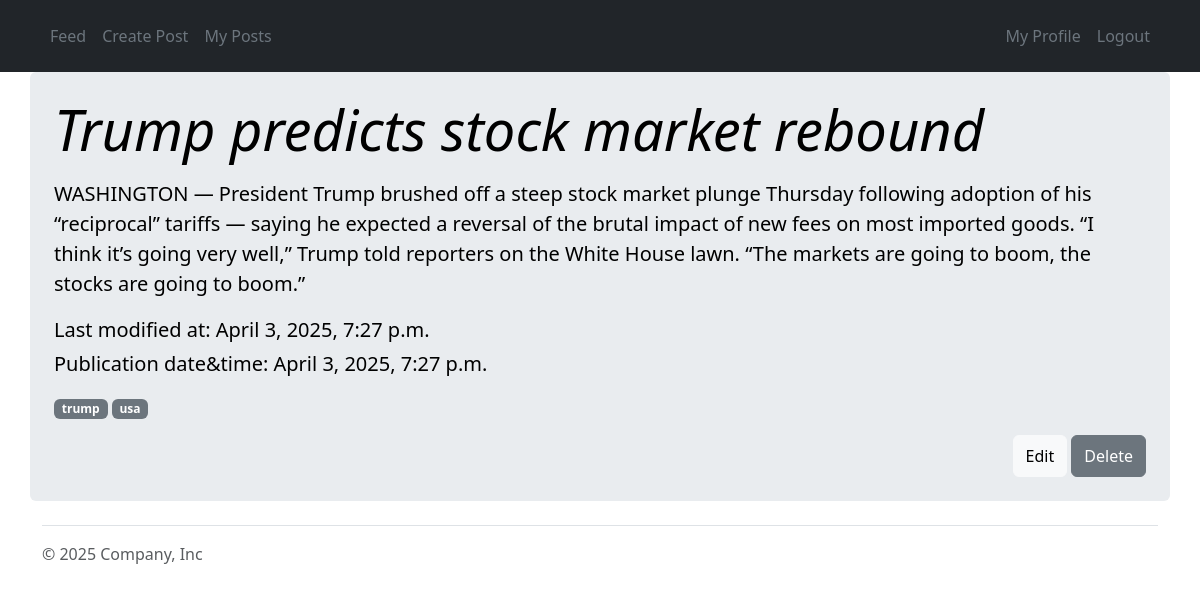
The app's page /vlad/1/ (signed in) with its own data.
### blog/models.py (models this page shows, shortened)
class Post(models.Model):
    title: str = models.CharField(max_length=50)
    plot: str = models.TextField(null=False, blank=False)
    tag: TaggableManager = TaggableManager()
    user: models.ForeignKey = models.ForeignKey(BlogUser, on_delete=models.DO_NOTHING, related_name="posts")
    category: models.ManyToManyField = models.ManyToManyField(Category, related_name="posts")
    is_active: bool = models.BooleanField(default=True)
    created_datetime: models.DateTimeField = models.DateTimeField(auto_now_add=True)
    modified_datetime: models.DateTimeField = models.DateTimeField(auto_now=True)

### blog/views.py (the view)
# urls.py: path("<str:username>/<int:id>/", views.post_detail, name="post_details"),
@ratelimit(key='ip', rate='10/m', method='GET', block=True)
@login_required
def post_detail(request: Any, username: str, id: int) -> HttpResponse:
    post = Post.objects.get(id=id)
    return render(request, "blog/post_details.html", {"post": post, "username": username})

### templates/blog/post_details.html (shortened to what this page needs)
{% extends "blog/base.html" %}
{% block custom_list %}
    {% if user.is_authenticated %}
        <li><a href="{% url 'feed' username=user.username %}" class="nav-link px-2 text-secondary">Feed</a></li>
        <li><a href="{% url 'create_post' username=user.username %}" class="nav-link px-2 text-secondary">Create
            Post</a>
        <li><a href="{% url 'my_posts' username=user.username %}" class="nav-link px-2 text-secondary">My Posts</a></li>
        <div class="d-flex ms-auto">
            <li class="nav-item"><a href="{% url 'profile' username=user.username %}"
                                    class="nav-link px-2 text-secondary">My
                Profile</a></li>
            <li class="nav-item"><a href="{% url 'logout' %}" class="nav-link px-2 text-secondary">Logout</a></li>
        </div>
    {% else %}
        <li><a href="{% url 'signup' %}" class="nav-link px-2 text-secondary">Sign Up</a></li>
        <li><a href="{% url 'signin' %}" class="nav-link px-2 text-secondary">Log In</a></li>
    {% endif %}
{% endblock %}
{% block custom_body %}
    {% if user.is_anonymous %}
        <h1 style="text-align: center;">You don’t have access to this resource! Please log in or sign up first.</h1>
    {% else %}
        {% if request.user.username == username %}
            <div class="p-4 rounded text-body-emphasis bg-body-secondary container">
                <div class="">
                    <h1 class="display-4 fst-italic">{{ post.title }}</h1>
                    <p class="lead my-3">{{ post.plot }}</p>
                    <p class="lead my-1">Last modified at: {{ post.modified_datetime }}</p>
                    <p class="lead">Publication date&time: {{ post.created_datetime }}</p>
                    {% for tag in post.tag.all %}
                        <span class="badge bg-secondary">{{ tag.name }}</span>
                    {% empty %}
                        <span>No tags</span>
                    {% endfor %}
                    <div style="text-align: right">
                        <a href="{% url 'edit_post' username=user.username id=post.id %}"
                           class="btn btn-light w-20 py-2">Edit</a>
                        <a href="{% url 'delete_post' username=user.username id=post.id %}"
                           class="btn btn-secondary w-20 py-2" type="submit">Delete</a>
                    </div>
                </div>
            </div>
        {% else %}
            <h1 style="text-align: center;">Wrong address!</h1>
        {% endif %}
    {% endif %}
{% endblock %}

### records on screen
Post: title "Trump predicts stock market rebound", plot "WASHINGTON — President Trump brushed off a steep stock market plunge Thursday following adoption of his “reciprocal” tariffs — saying he expected a reversal of the brutal impact of new fees on most imported goods. “I think it’s going very well,” Trump told reporters on the White House lawn. “The markets are going to boom, the stocks are going to boom.”", modified_datetime "April 3, 2025, 7:27 p.m.", created_datetime "April 3, 2025, 7:27 p.m."
Tag: name "trump"
Tag: name "usa"
